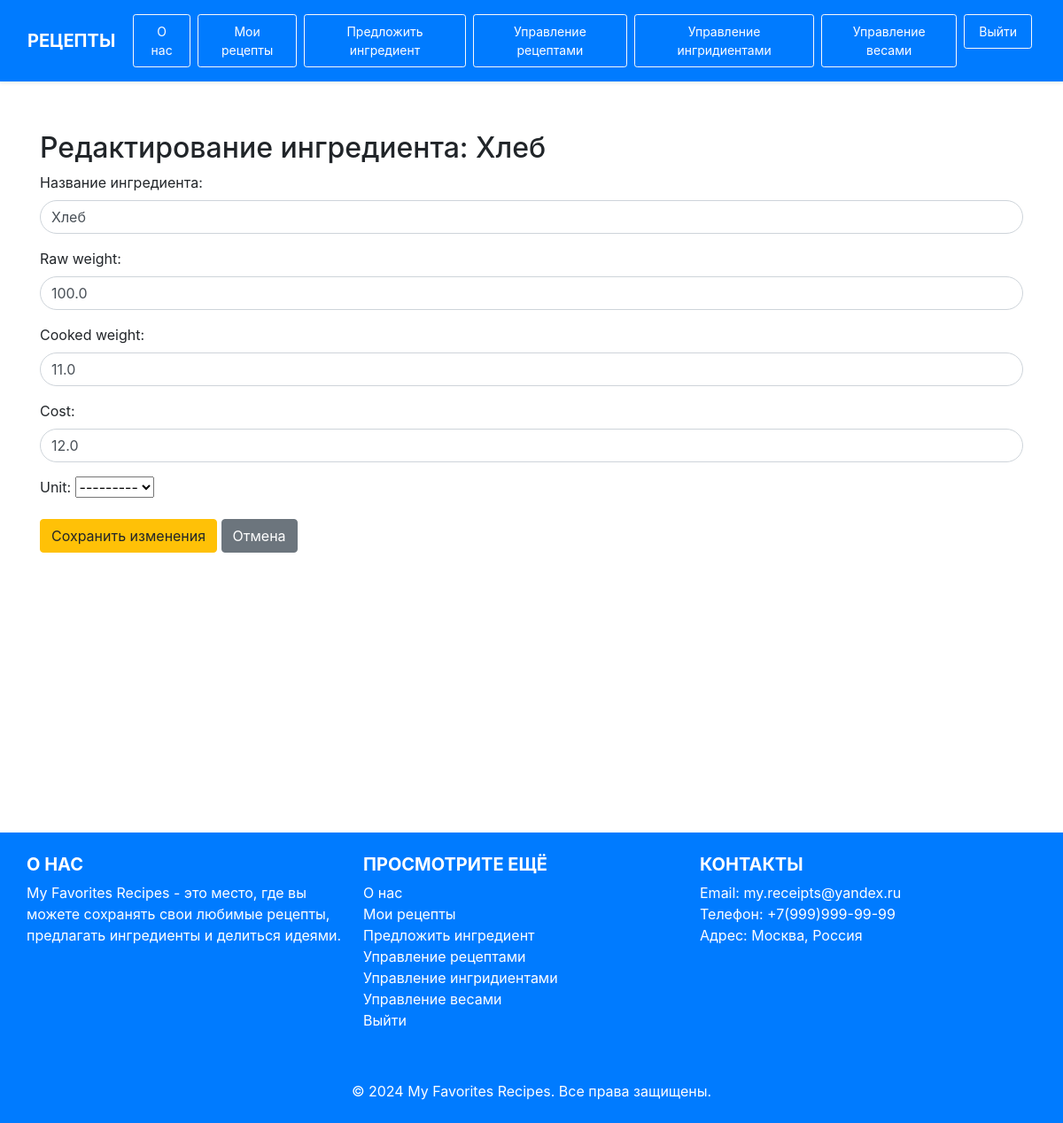
The app's page /manage-ingredients/edit-ingredient-element/2/ (signed in), older data.
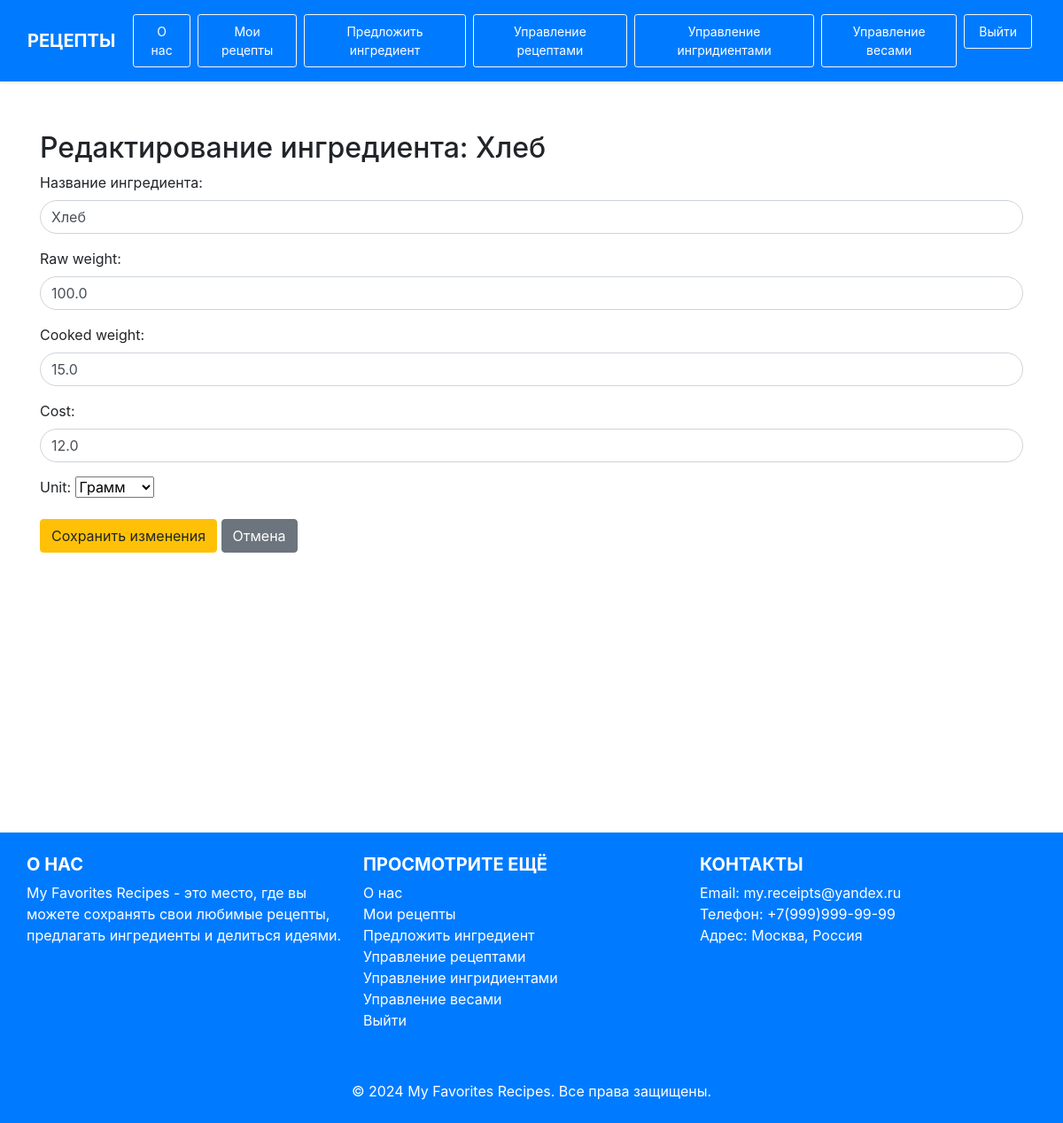
The same page, newer data.
### recipe_catalog/models.py (models this page shows, shortened)
class Ingredient(models.Model):
    title = models.CharField(
        max_length=255,
        validators=[
            RegexValidator(
                regex=r'^[A-Za-zА-Яа-яёЁ\s0-9]+$',
                message='Имя не должно содержать спецсимволов'
            )
        ]
    )
    raw_weight = models.FloatField(
        validators=[MinValueValidator(0.1, message='Сырой вес должен быть положительным числом.')]
    )
    cooked_weight = models.FloatField(
        validators=[MinValueValidator(0.1, message='Вес приготовленного продукта должен быть положительным.')]
    )
    cost = models.FloatField(
        validators=[MinValueValidator(0.1, message='Стоимость должна быть больше 0')]
    )
    unit = models.ForeignKey(Unit, on_delete=models.SET_NULL, null=True, blank=True)
    author = models.ForeignKey(User, on_delete=models.CASCADE)

### recipe_catalog/views/ingredient.py (the view)
# urls.py: path('manage-ingredients/edit-ingredient-element/<int:pk>/', edit_ingredient_element, name='edit-ingredient-element'),
@login_required
def edit_ingredient_element(request, pk):
    ingredient = get_object_or_404(Ingredient, pk=pk, author=request.user)
    if request.method == 'POST':
        form = IngredientForm(request.POST, instance=ingredient)
        if form.is_valid():
            form.save()
            messages.success(request, 'Ингредиент обновлён.')
            return redirect('manage-ingredients')
    else:
        form = IngredientForm(instance=ingredient)
    return render(request, templates['edit_ingredient_element_page'], {'form': form, 'ingredient': ingredient})

### recipe_catalog/forms.py (shortened to what this page needs)
class IngredientForm(forms.ModelForm):
    class Meta:
        model = Ingredient
        fields = ['title', 'raw_weight', 'cooked_weight', 'cost', 'unit']
    def __init__(self, *args, **kwargs):
        super(IngredientForm, self).__init__(*args, **kwargs)
        self.fields['title'].widget.attrs.update({
            'class': 'form-control rounded-pill',
            'placeholder': 'Введите название ингредиента'
        })
        self.fields['title'].label = 'Название ингредиента'
        self.fields['raw_weight'].widget.attrs.update({
            'class': 'form-control rounded-pill',
            'placeholder': 'Введите сырой вес'
        })
        self.fields['cooked_weight'].widget.attrs.update({
            'class': 'form-control rounded-pill',
            'placeholder': 'Введите вес после готовки'
        })
        self.fields['cost'].widget.attrs.update({
            'class': 'form-control rounded-pill',
            'placeholder': 'Введите стоимость'
        })

### recipe_catalog/constants.py (called while the page is built)
    def __getitem__(self, key):
        return self.templates.get(key)

### recipe_catalog/models.py (called while the page is built)
    def __str__(self):
        return self.name

### templates/recipe_catalog/edit-ingredient-element.html (shortened to what this page needs)
{% extends '../layout/layout.html' %}
{% block content %}
<div class="container mt-4">
    <h2>Редактирование ингредиента: {{ ingredient.title }}</h2>
    <form method="POST">
        {{ form.as_p }}
        <button type="submit" class="btn btn-warning">Сохранить изменения</button>
        <a href="{% url 'manage-ingredients' %}" class="btn btn-secondary">Отмена</a>
    </form>
</div>
{% endblock %}

Row changes from the older to the newer data that the page shows:
changed Ingredient "Хлеб": cooked_weight "11.0" → "15.0"; unit "---------" → "Грамм"
